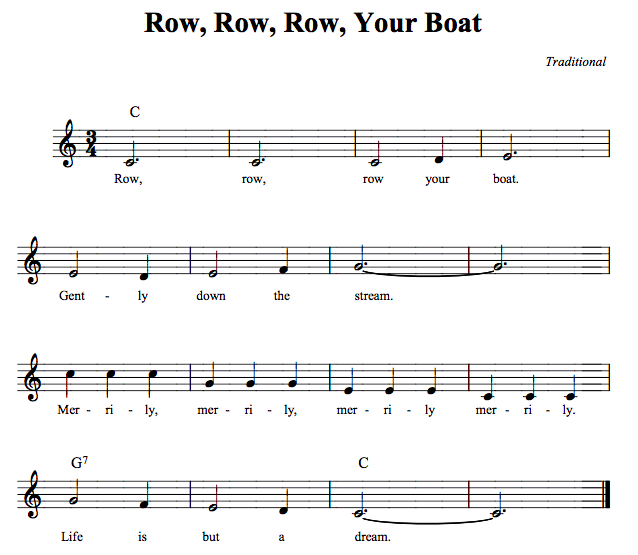
%> input picture test1.png, 638 x 555 px
$ octave --eval "result = detectEdges(imread('test1.png'));"   (GNU Octave 9; MATLAB toolbox functions it lacks are replaced by stand-ins)
%> lines starting %> are read from the running program, lines starting %| are printed output that depends on the picture; in (x1, y1, x2, y2) boxes, pixels count from 0 and x2, y2 are one past the last pixel; in counts of white or black regions, pixels touching at a corner belong together; the program's own positions count from 1
function [edges] = detectEdges(im, threshold, show)

    im = rgb2gray(im);

    % compute gradients
    fil_x = [1 0 -1];
    Gx = imfilter(double(im), fil_x, 'same');
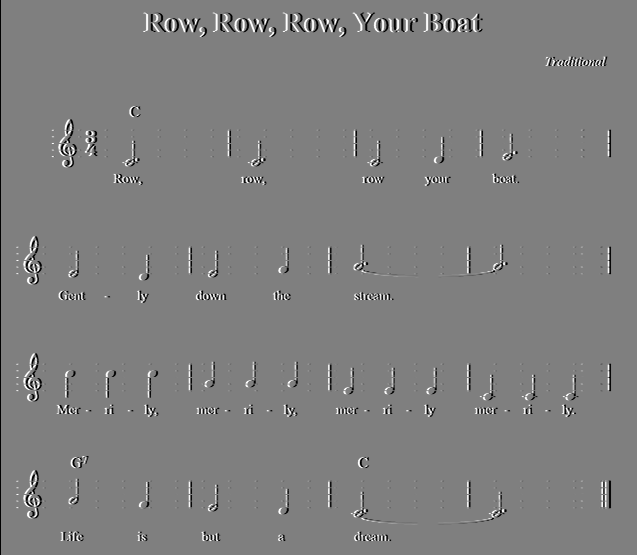
%> Gx: size 555x638 double; min -255, max 255, mean 0; drawn with min black and max white
    fil_y = fil_x';
    Gy = imfilter(double(im), fil_y, 'same');
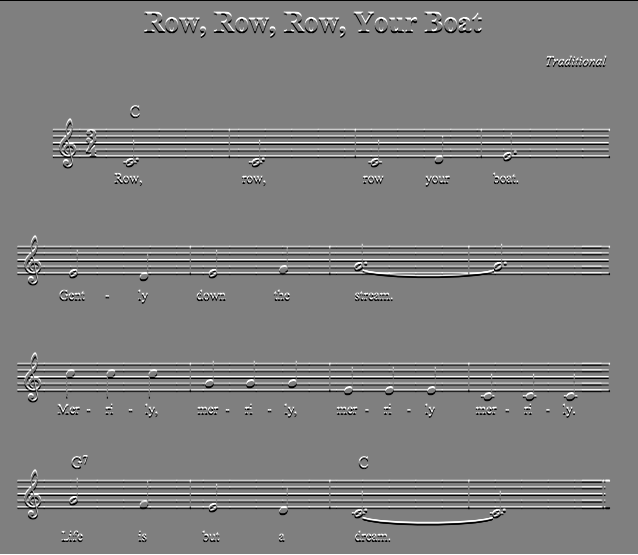
%> Gy: size 555x638 double; min -255, max 255, mean 0; mean of the top-left, top-right, bottom-left and bottom-right quarters -0.8, -0.8, 0.8, 0.8; drawn with min black and max white

    % compute gradient magnitude
    grad_mag = sqrt(Gx.^2 + Gy.^2);
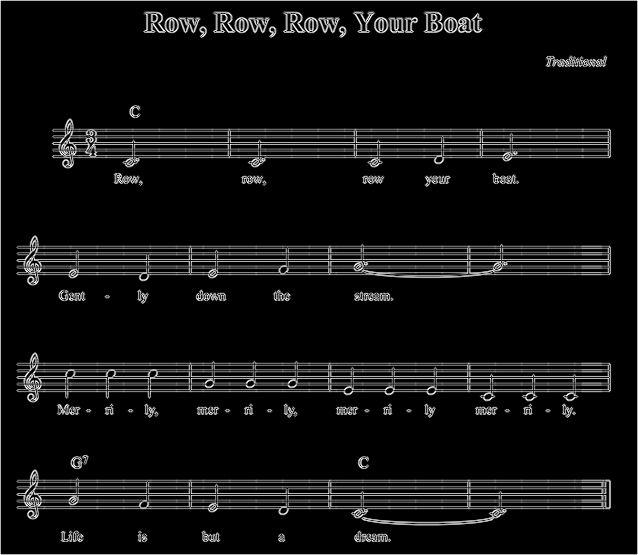
%> grad_mag: size 555x638 double; min 0, max 360.6, mean 24; drawn with min black and max white

    % compute gradient orientation
    grad_orient = atand(Gy ./ Gx);
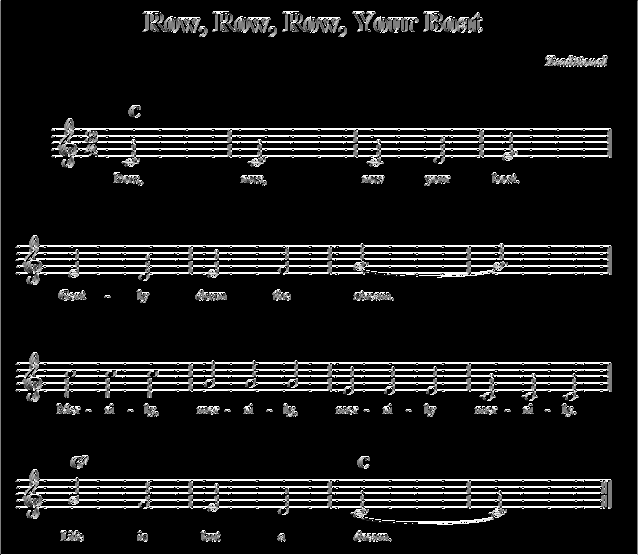
%> grad_orient: size 555x638 double; 81.38% of the values are NaN or infinite; the others: min -90, max 90, mean 0.305; drawn with min black, max white, NaN and infinite black

    % set default threshold (optional)
    if(nargin == 1)
        threshold = 2 * mean(grad_mag(:));
%> threshold = 48.05
    end

    % find edge points
    edge_inds = find(grad_mag(:) >= threshold);
%> edge_inds = 49689 values from 1 to 354090
    [y_inds, x_inds] = ind2sub(size(im), edge_inds);
    edge_mag = grad_mag(edge_inds);
    edge_orient = grad_orient(edge_inds);
    edges = [x_inds y_inds edge_mag edge_orient];

    % display edges
    not_edge_inds = find(grad_mag(:) < threshold);
%> not_edge_inds = 304401 values from 557 to 353534
    im(not_edge_inds) = 0;
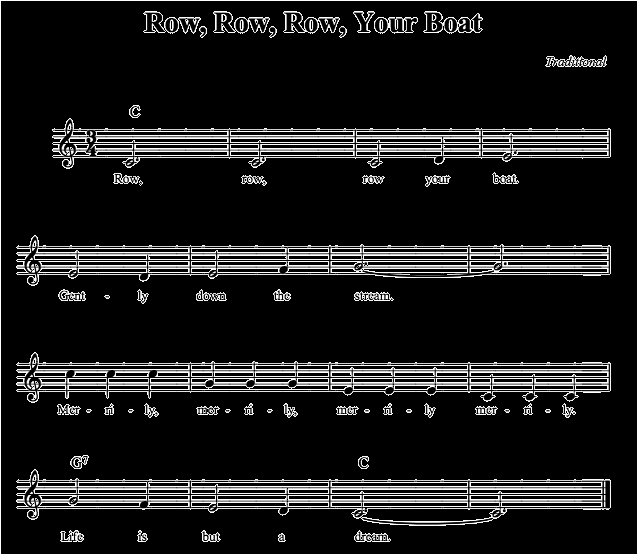
%> im: size 555x638 uint8; min 0, max 255, mean 27.7
    im(edge_inds) = edge_mag;
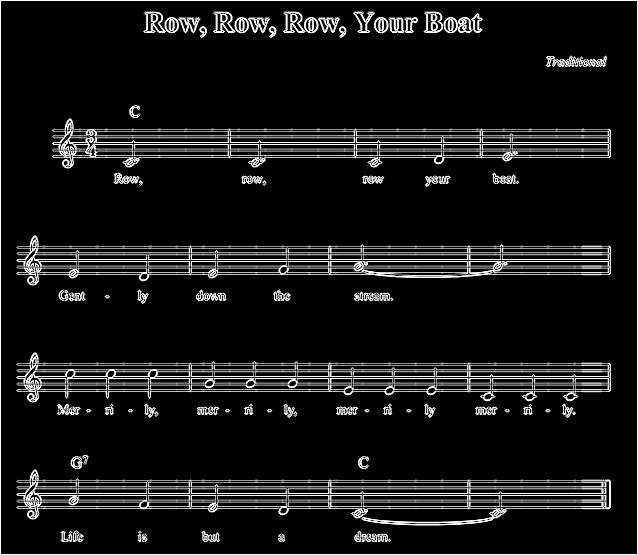
%> im: size 555x638 uint8; 12.71% of pixels changed, all inside (x1, y1, x2, y2) = (16, 11, 611, 542)
%> (the run ends here)

$ run again, on rowrowbt_mod1.png
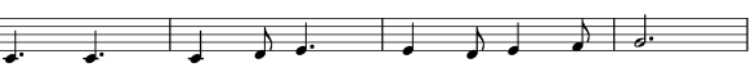
%> input picture rowrowbt_mod1.png, 750 x 64 px
%> in detectEdges, `grad_orient = atand(Gy ./ Gx);`:
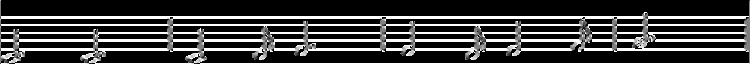
%> grad_orient: size 64x750 double; 49.44% of the values are NaN or infinite; the others: min -90, max 90, mean -3.96; drawn with min black, max white, NaN and infinite black
%> threshold = 93.75
%> edge_inds = 9384 values from 1 to 48000
%> not_edge_inds = 38616 values from 19 to 47935
%> in detectEdges, `im(edge_inds) = edge_mag;`:
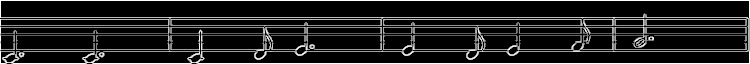
%> im: size 64x750 uint8; min 0, max 255, mean 32.9
